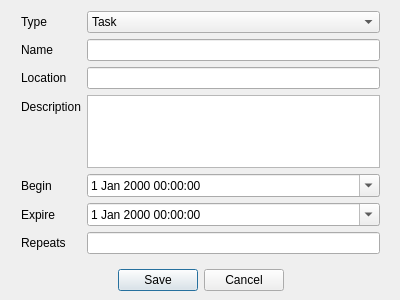
<?xml version="1.0" encoding="UTF-8"?>
<ui version="4.0">
 <class>TaskForm</class>
 <widget class="QWidget" name="TaskForm">
  <property name="geometry">
   <rect>
    <x>0</x>
    <y>0</y>
    <width>400</width>
    <height>300</height>
   </rect>
  </property>
  <property name="windowTitle">
   <string>Form</string>
  </property>
  <widget class="QDialogButtonBox" name="buttonBox">
   <property name="geometry">
    <rect>
     <x>20</x>
     <y>260</y>
     <width>361</width>
     <height>41</height>
    </rect>
   </property>
   <property name="sizePolicy">
    <sizepolicy hsizetype="Expanding" vsizetype="Expanding">
     <horstretch>0</horstretch>
     <verstretch>0</verstretch>
    </sizepolicy>
   </property>
   <property name="layoutDirection">
    <enum>Qt::LeftToRight</enum>
   </property>
   <property name="standardButtons">
    <set>QDialogButtonBox::Cancel|QDialogButtonBox::Save</set>
   </property>
   <property name="centerButtons">
    <bool>true</bool>
   </property>
  </widget>
  <widget class="QWidget" name="formLayoutWidget">
   <property name="geometry">
    <rect>
     <x>21</x>
     <y>11</y>
     <width>359</width>
     <height>243</height>
    </rect>
   </property>
   <layout class="QFormLayout" name="formLayout">
    <item row="1" column="0">
     <widget class="QLabel" name="typeLabel">
      <property name="text">
       <string>Type</string>
      </property>
     </widget>
    </item>
    <item row="1" column="1">
     <widget class="QComboBox" name="comboBox">
      <item>
       <property name="text">
        <string>Task</string>
       </property>
      </item>
      <item>
       <property name="text">
        <string>Event</string>
       </property>
      </item>
     </widget>
    </item>
    <item row="2" column="0">
     <widget class="QLabel" name="nameLabel">
      <property name="text">
       <string>Name</string>
      </property>
     </widget>
    </item>
    <item row="2" column="1">
     <widget class="QLineEdit" name="name"/>
    </item>
    <item row="3" column="0">
     <widget class="QLabel" name="locationLabel">
      <property name="text">
       <string>Location</string>
      </property>
     </widget>
    </item>
    <item row="3" column="1">
     <widget class="QLineEdit" name="location"/>
    </item>
    <item row="4" column="0">
     <widget class="QLabel" name="DescritionLabel">
      <property name="text">
       <string>Description</string>
      </property>
     </widget>
    </item>
    <item row="4" column="1">
     <widget class="QTextEdit" name="description">
      <property name="sizePolicy">
       <sizepolicy hsizetype="Expanding" vsizetype="Expanding">
        <horstretch>0</horstretch>
        <verstretch>0</verstretch>
       </sizepolicy>
      </property>
     </widget>
    </item>
    <item row="5" column="0">
     <widget class="QLabel" name="beginLabel">
      <property name="text">
       <string>Begin</string>
      </property>
     </widget>
    </item>
    <item row="5" column="1">
     <widget class="QDateTimeEdit" name="beginDateTime">
      <property name="calendarPopup">
       <bool>true</bool>
      </property>
     </widget>
    </item>
    <item row="6" column="0">
     <widget class="QLabel" name="expireLabel">
      <property name="text">
       <string>Expire</string>
      </property>
     </widget>
    </item>
    <item row="6" column="1">
     <widget class="QDateTimeEdit" name="expireDateTime">
      <property name="calendarPopup">
       <bool>true</bool>
      </property>
     </widget>
    </item>
    <item row="7" column="0">
     <widget class="QLabel" name="repeatLabel">
      <property name="text">
       <string>Repeats</string>
      </property>
     </widget>
    </item>
    <item row="7" column="1">
     <widget class="QLineEdit" name="repeats"/>
    </item>
   </layout>
  </widget>
 </widget>
 <resources/>
 <connections/>
</ui>
